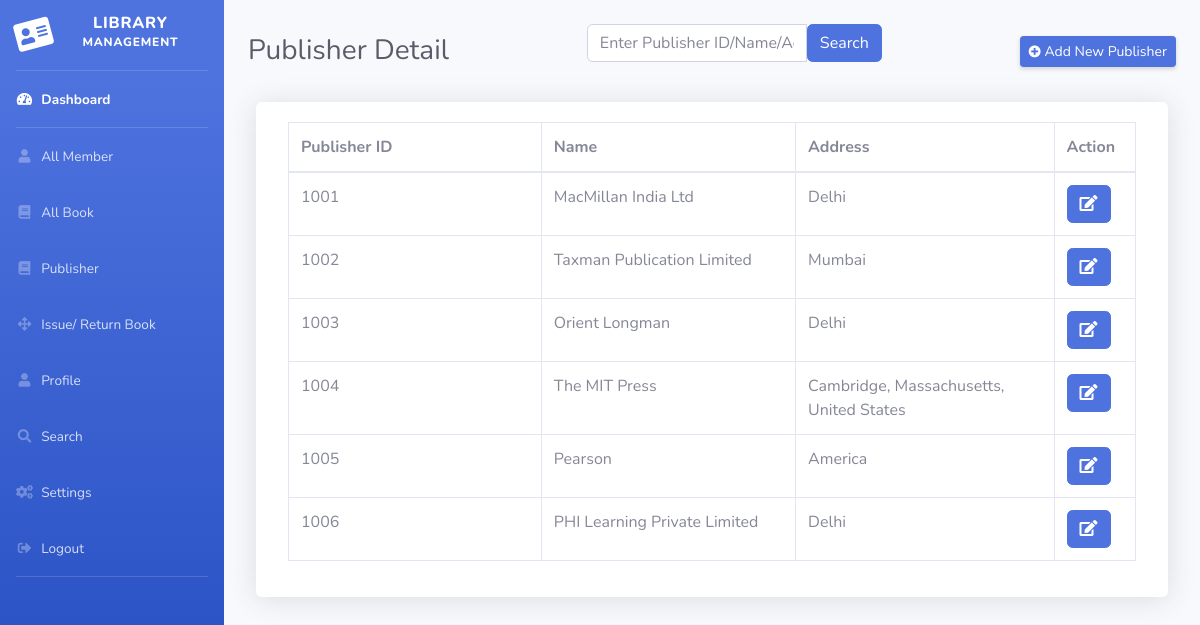
/publisher_table/, run on an earlier commit of the app's database.
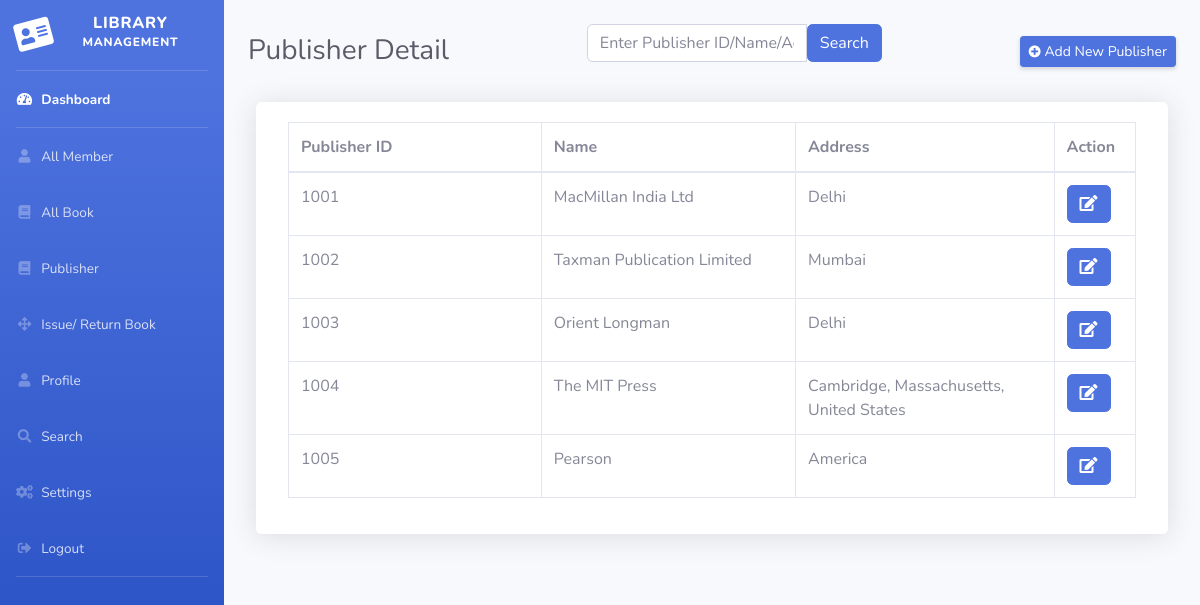
And on a later commit of the database.
### myapp/models.py (models this page shows, shortened)
class Publisher(models.Model):
    pub_id = models.CharField(max_length=50)
    name = models.CharField(max_length=100)
    address = models.CharField(max_length=200)

### myapp/views.py (the view)
# urls.py: path('publisher_table/', publisher_table, name='publisher_table'),
def publisher_table(request):
    publishers = Publisher.objects.all()
    sd = None
    if request.method == 'POST':
        sd = request.POST['searchdata']
        try:
            pubSearch = Publisher.objects.filter(Q(pub_id=sd) | Q(name__icontains=sd) | Q(address__icontains=sd))
        except:
            pubSearch = ""
    return render(request, 'publisher_table.html', locals())

### myapp/templates/publisher_table.html (shortened to what this page needs)
{% extends 'dashboard.html' %}
{% load static %}
{% block main %}
  <div id="content-wrapper" class="d-flex flex-column">
    <div id="content">
      <div class="container-fluid">
        <div class="d-sm-flex align-items-center justify-content-between mb-4 mt-4">
          <h1 class="h3 mb-0 text-gray-800">Publisher Detail</h1>
          <form method="post">
            <div class="input-group mb-3">
              <input type="text" name="searchdata" class="form-control" placeholder="Enter Publisher ID/Name/Address" required>
              <input type="submit" value="Search" class="btn btn-primary">
            </div>
          </form>
          <a href="{% url 'publisher_add' %}" class="d-none d-sm-inline-block btn btn-sm btn-primary shadow-sm">
            <i class="fas fa-plus-circle fa-sm text-white-100"></i>
            Add New Publisher
          </a>
        </div>
        <div class="row mt-2 rounded shadow mx-2 bg-white">
          <div class="col">
            {% if pubSearch %}
              <div class="card-body">
                <table id="example1" class="table table-bordered">
                  <thead>
                    <tr>
                      <th style="width:33%;">Publisher ID</th>
                      <th style="width:33%;">Name</th>
                      <th style="width:33%;">Address</th>
                      <th>Action</th>
                    </tr>
                  </thead>
                  <tbody>
                    {% for i in pubSearch %}
                      <tr>
                        <td>{{i.pub_id}}</td>
                        <td>{{i.name}}</td>
                        <td>{{i.address}}</td>
                        <td>
                          <div class="btn-group">
                            <a class="btn btn-primary" href="{% url 'publisher_edit' i.id %}">
                                <i class="fa fa-edit"></i></a> &nbsp;&nbsp;&nbsp;
                            {% if perms.myapp.delete_publisher %}
                            <a class="btn btn-danger" onclick="return confirm('Are you sure to Delete ?')" href="{% url 'publisher_delete' i.id %}">
                                <i class="fa fa-trash-alt"></i>
                            </a>
                            {% endif %}
                          </div>
                        </td>
                      </tr>
                    {% endfor %}
                  </tbody>
                </table>
              </div>
            {% else %}
            <div class="card-body">
              <table id="example1" class="table table-bordered ">
                <thead>
                  <tr>
                    <th style="width:33%;">Publisher ID</th>
                    <th style="width:33%;">Name</th>
                    <th style="width:33%;">Address</th>
                    <th>Action</th>
                  </tr>
                </thead>
                <tbody>
                  {% for i in publishers %}
                    <tr>
                      <td>{{i.pub_id}}</td>
                      <td>{{i.name}}</td>
                      <td>{{i.address}}</td>
                      <td>
                        <div class="btn-group">
                            <a class="btn btn-primary" href="{% url 'publisher_edit' i.id %}">
                                <i class="fa fa-edit"></i></a> &nbsp;&nbsp;&nbsp;
                        </div>
                      </td>
                    </tr>
                  {% endfor %}
                </tbody>
              </table>
            </div>
            {% endif %}
        </div>
      </div>
    </div>
  </div>
{% endblock main %}

What changed in the data, as far as the page shows it:
removed Publisher: pub_id "1006", name "PHI Learning Private Limited", address "Delhi"
